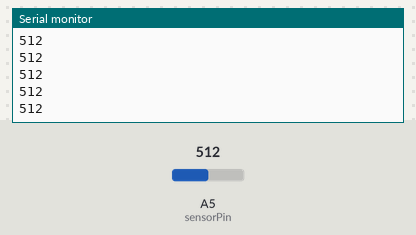
A sketch run on a simulated Arduino Uno, built with avr-gcc and run on an emulated ATmega328P. Parts: the last lines printed to the serial monitor. Inputs (shaded band) come from the test bench; at power-on: A5 (sensorPin) = 512.

Above: at 1.2 s.
1.3 s: A5 (sensorPin) set to 716
At 2.0 s:
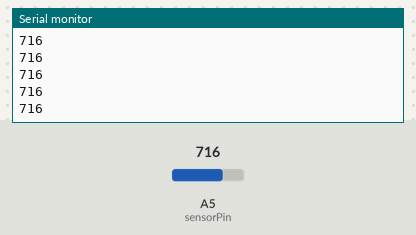
2.8 s: A5 (sensorPin) set to 900
At 3.3 s:
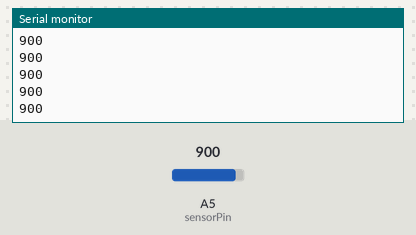
Timing chart, 0 to 5.8 s (numbered marks = the images above; inputs shaded):
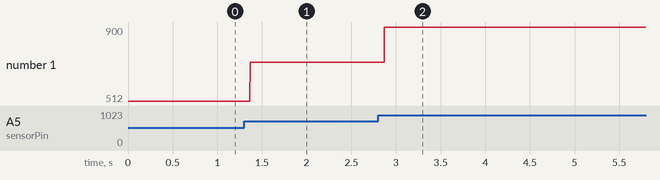

Measured:
- after the input at 1.3 s, the serial monitor: prints a new line after 0.07 s (image 1)
- after the input at 2.8 s, the serial monitor: prints a new line after 0.07 s (image 2)
- plotted number 1: 512 → 716 after the input at 1.3 s, 716 → 900 after the input at 2.8 s

The sketch:

LDRExample.ino
```cpp
#define sensorPin A5

int sensorValue;

void setup()
{
  pinMode(sensorPin,INPUT);
  Serial.begin(9600);
}

void loop()
{
  sensorValue = analogRead(sensorPin);
  Serial.print(sensorValue);
  Serial.print("\n");
}
```
